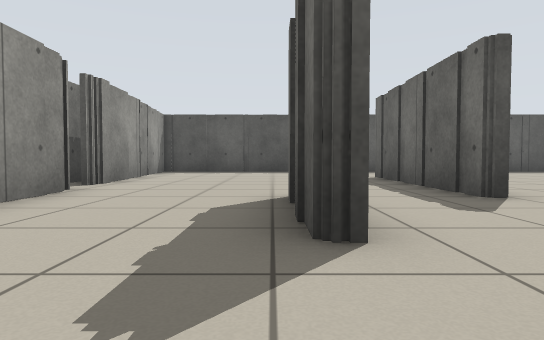
[1] (above)

16 first-person views from a walk through a Stage world. The camera is 0.5 m above the floor, tilts 2° down and sees 75° across. The lines on the ground mark 1 m squares. The floor is counted in squares, 1 m on a side. Each view is taken from the middle of a square. On the plan, view 1 faces up. The plan holds only what a view shows up to about 9 squares ahead; the rest is blank. Robots are left out.

[2]
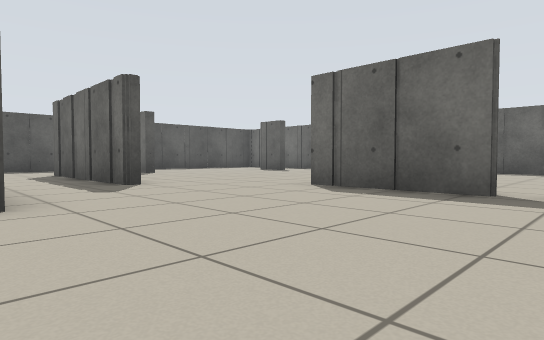

[3]
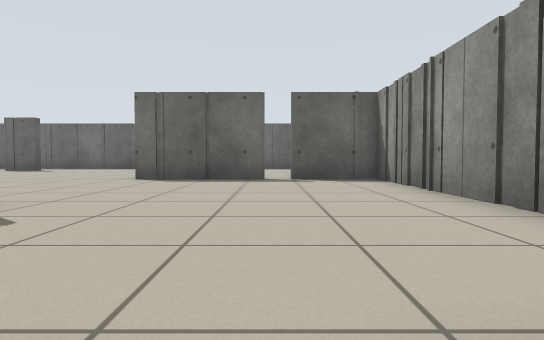

[4]
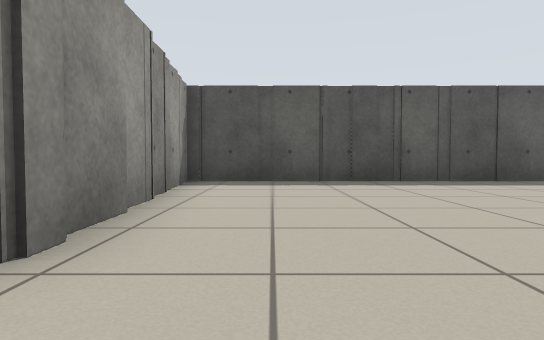

[5]
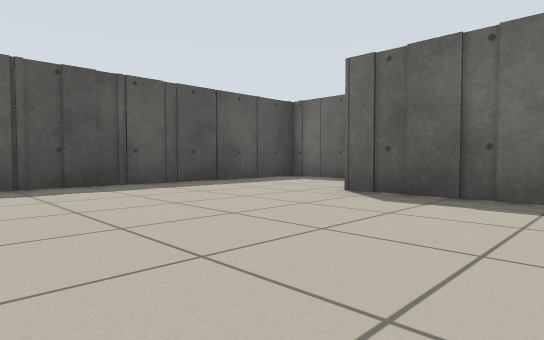

[6]
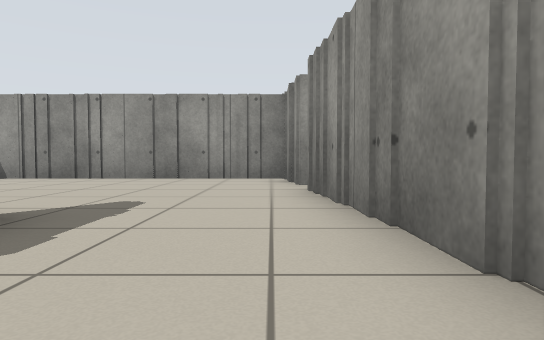

[7]
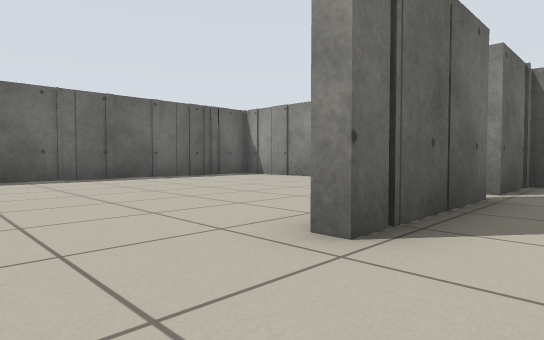

[8]
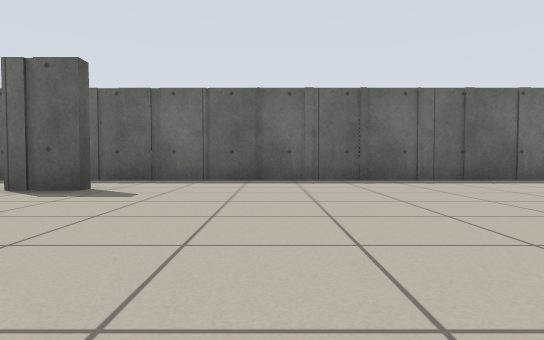

[9]
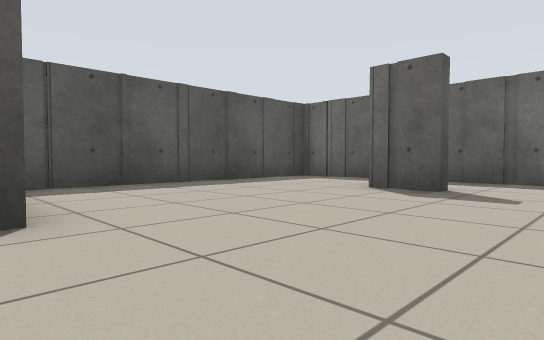

[10]
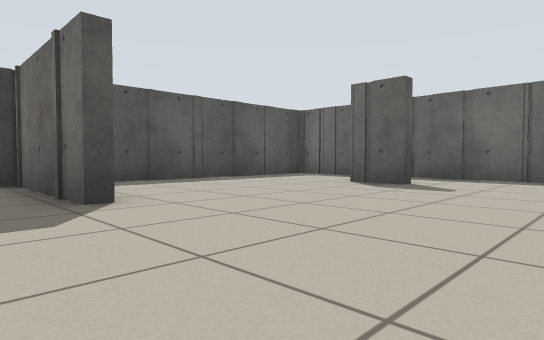

[11]
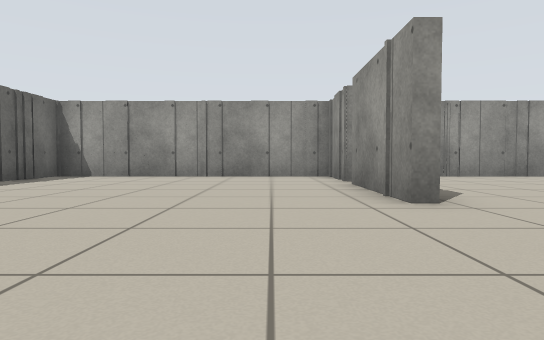

[12]
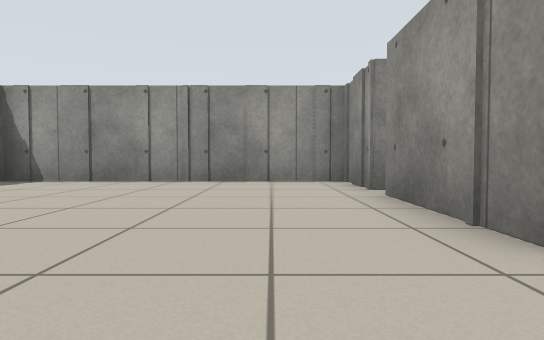

[13]
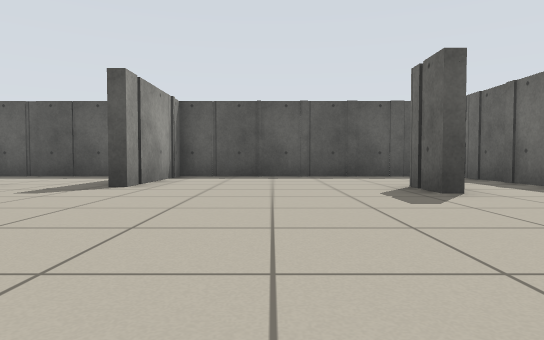

[14]
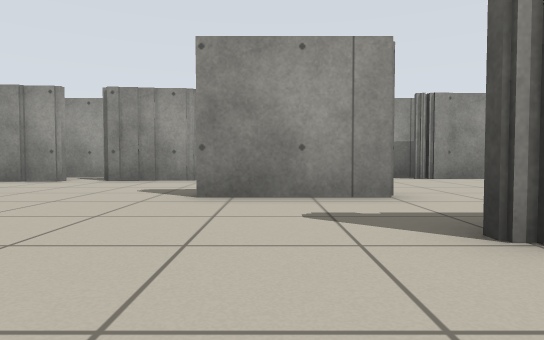

[15]
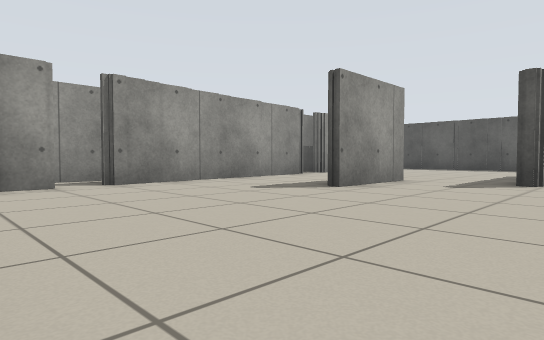

[16]
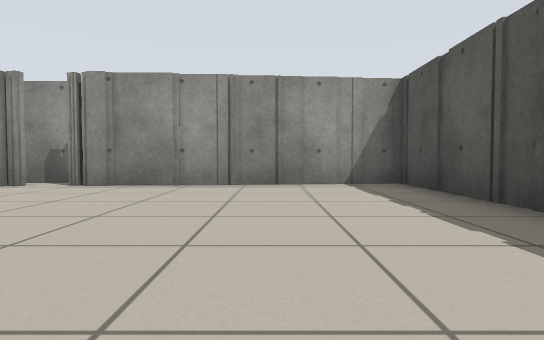

### Floor plan
Points are (right, up) in squares from view 1. A wall is a line through its corners. A room is listed if a view was taken in it or the views show most of it. See-through windows are left out.
Room 1 (views 1, 2, 3, 14, 15)
walls: (-2.4, 0.2) (-2.4, -0.6); (-2.4, -1.4) (-2.4, -3.1); (-2.7, 1.4) (-2.7, -0.8); (5.2, -0.9) (5.2, 2.2); (-2.9, 2.4) (-2.9, 1.2); (0.6, 4.6) (0.6, 2); (-2.4, -3.4) (5.2, -3.4) (5.2, -1.4); (-4, -0.1) (-4, -2.2)
ways out: opening at (-1.5, 3.5) to room 2; opening at (1.5, 5) to room 2; opening at (4, 3.3) to room 3; gap at (5, -1) to room 3
Room 2 (views 4, 5, 6, 16)
walls: (-3.3, 9.5) (-3.3, 6.2); (-4, 7.5) (-4, 5.1); (-2.9, 5.2) (-2.9, 3.9); (2.6, 4.2) (2.6, 9.1); (-2.9, 3.8) (-2.9, 2.4); (5.2, 9) (5.2, 12.5) (-3.9, 12.5); (-3.6, 12.6) (-3.6, 9.4); (0.2, 2) (0.2, 4.2)
ways out: opening at (-1.5, 3.5) to room 1; opening at (1.5, 5) to room 1; opening at (4, 10) to room 3
Room 3 (views 7, 8, 9, 10, 11, 12, 13)
walls: (10.8, 7.9) (10.4, 7.9) (10.4, 9.1); (5.5, 2.2) (5.5, -0.8); (5.5, -1.4) (5.5, -3.4) (12.7, -3.4) (12.7, 11.6); (5.5, 11.9) (5.5, 9) (5.2, 9); (11.4, 12.5) (6.1, 12.5)
ways out: opening at (4, 3.3) to room 1; gap at (5, -1) to room 1; opening at (4, 10) to room 2

Where each view was taken, in squares from view 1:
view 1: 0 up, 0 right, facing up
view 2: 2 down, 0 right, facing up-right
view 3: 1 down, 3 left, facing right
view 4: 5 up, 2 left, facing up
view 5: 6 up, 2 left, facing up-right
view 6: 5 up, 2 left, facing down
view 7: 4 up, 4 right, facing down-right
view 8: 5 up, 5 right, facing right
view 9: 6 up, 5 right, facing up-right
view 10: 5 up, 4 right, facing up-right
view 11: 6 up, 7 right, facing down
view 12: 4 up, 7 right, facing down
view 13: 3 up, 8 right, facing up
view 14: 3 up, 5 right, facing left
view 15: 3 down, 4 right, facing up-left
view 16: 10 up, 3 right, facing left
